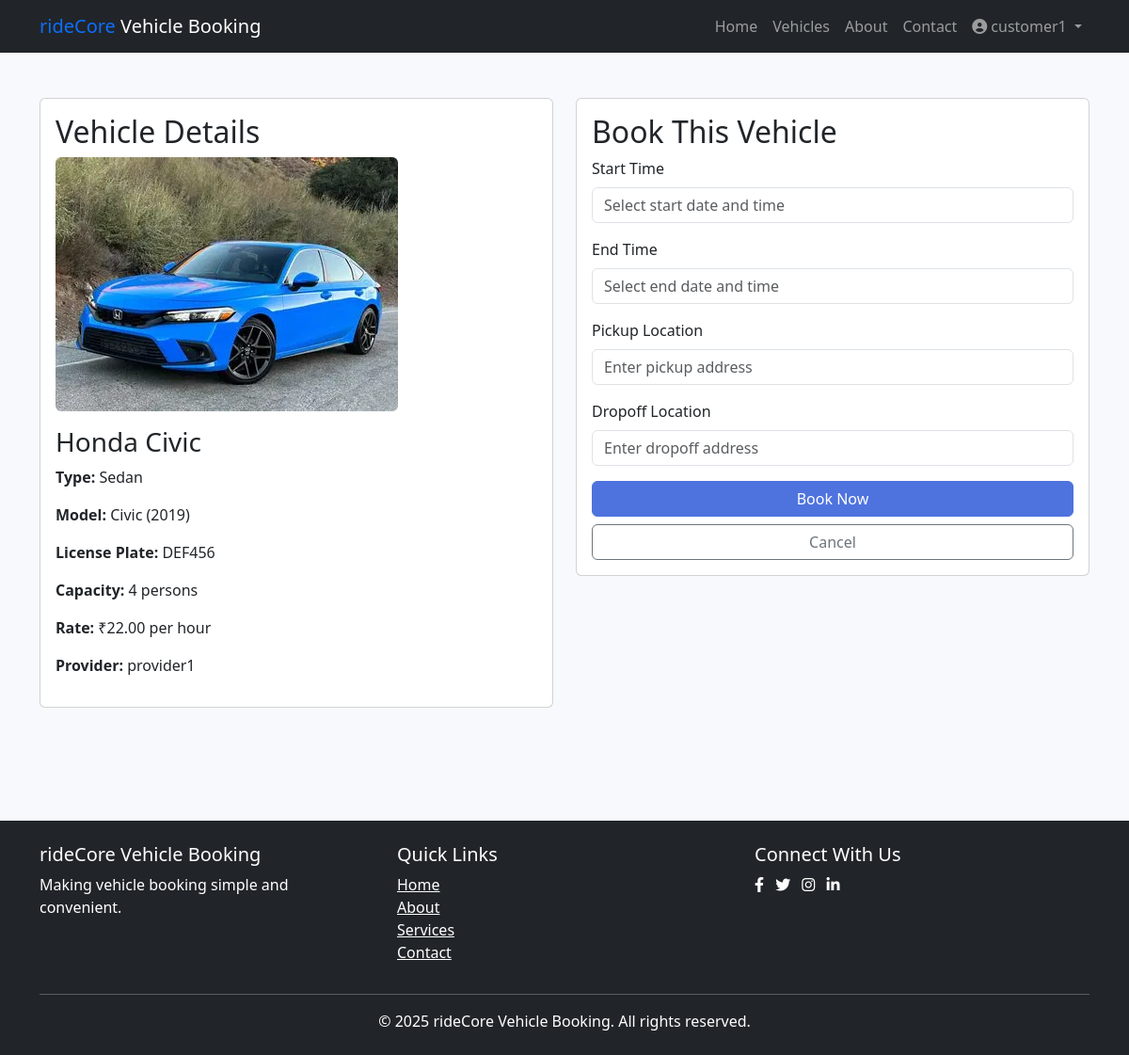
The app's page /book_vehicle.php?id=2 (signed in) with its own data.
### tables this page shows
CREATE TABLE IF NOT EXISTS vehicles (
    vehicle_id INT AUTO_INCREMENT PRIMARY KEY,
    provider_id INT NOT NULL,
    vehicle_name VARCHAR(100) NOT NULL,
    vehicle_type VARCHAR(50) NOT NULL,
    license_plate VARCHAR(20) NOT NULL,
    model VARCHAR(50) NOT NULL,
    year INT NOT NULL,
    capacity INT NOT NULL,
    rate_per_hour DECIMAL(10, 2) NOT NULL,
    availability BOOLEAN DEFAULT TRUE,
    latitude DECIMAL(10, 8),
    longitude DECIMAL(11, 8),
    image VARCHAR(255),
    created_at TIMESTAMP DEFAULT CURRENT_TIMESTAMP,
    updated_at TIMESTAMP DEFAULT CURRENT_TIMESTAMP ON UPDATE CURRENT_TIMESTAMP,
    FOREIGN KEY (provider_id) REFERENCES users(user_id) ON DELETE CASCADE
);

CREATE TABLE IF NOT EXISTS users (
    user_id INT AUTO_INCREMENT PRIMARY KEY,
    username VARCHAR(50) NOT NULL,
    email VARCHAR(100) NOT NULL UNIQUE,
    password VARCHAR(255) NOT NULL,
    user_type ENUM('customer', 'service_provider', 'admin') NOT NULL DEFAULT 'customer',
    reset_token VARCHAR(255) DEFAULT NULL,
    reset_token_expires DATETIME DEFAULT NULL,
    created_at TIMESTAMP DEFAULT CURRENT_TIMESTAMP,
    updated_at TIMESTAMP DEFAULT CURRENT_TIMESTAMP ON UPDATE CURRENT_TIMESTAMP
);

### models/Vehicle.php (called while the page is built, shortened)
<?php
class Vehicle {
    private $conn;
    private $table_name = "vehicles";
    public $vehicle_id;
    public function __construct($db) {
        $this->conn = $db;
    }
    public function getById() {
        $query = "SELECT v.*, u.username as provider_name
                  FROM " . $this->table_name . " v
                  JOIN users u ON v.provider_id = u.user_id
                  WHERE v.vehicle_id = :vehicle_id";
        $stmt = $this->conn->prepare($query);
        $stmt->bindParam(':vehicle_id', $this->vehicle_id);
        $stmt->execute();
        $row = $stmt->fetch(PDO::FETCH_ASSOC);
        if($row) {
            return $row;
        }
        return false;
    }
};

### book_vehicle.php (the view, shortened to what this page needs)
<?php
include_once 'models/Vehicle.php';
$database = new Database();
$db = $database->getConnection();
$vehicle = new Vehicle($db);
$start_time = $end_time = $pickup_location = $dropoff_location = "";
$start_time_err = $end_time_err = $pickup_location_err = $dropoff_location_err = "";
$booking_error = $success_message = "";
if(isset($_GET['id']) && !empty($_GET['id'])) {
    $vehicle->vehicle_id = $_GET['id'];
    $vehicle_data = $vehicle->getById();
} else {
    header("location: vehicles.php");
    exit;
}
?>
<!DOCTYPE html>
<html lang="en">
<head>
    <link href="https://cdn.jsdelivr.net/npm/bootstrap@5.3.0-alpha1/dist/css/bootstrap.min.css" rel="stylesheet">
    <link rel="stylesheet" href="https://cdnjs.cloudflare.com/ajax/libs/font-awesome/6.0.0-beta3/css/all.min.css">
    <link rel="stylesheet" href="assets/css/style.css">
    <link rel="stylesheet" href="https://cdn.jsdelivr.net/npm/flatpickr/dist/flatpickr.min.css">
</head>
<body>
    <nav class="navbar navbar-expand-lg navbar-dark bg-dark">
        <div class="container">
            <a class="navbar-brand" href="index.php">
                <span class="text-primary">rideCore</span> Vehicle Booking
            </a>
            <div class="collapse navbar-collapse" id="navbarNav">
                <ul class="navbar-nav ms-auto">
                    <li class="nav-item">
                        <a class="nav-link" href="index.php">Home</a>
                    </li>
                    <li class="nav-item">
                        <a class="nav-link" href="vehicles.php">Vehicles</a>
                    </li>
                    <li class="nav-item">
                        <a class="nav-link" href="about.php">About</a>
                    </li>
                    <li class="nav-item">
                        <a class="nav-link" href="contact.php">Contact</a>
                    </li>
                    <?php if(isset($_SESSION["loggedin"]) && $_SESSION["loggedin"] === true): ?>
                        <li class="nav-item dropdown">
                            <a class="nav-link dropdown-toggle" href="#" id="navbarDropdown" role="button" data-bs-toggle="dropdown">
                                <i class="fas fa-user-circle me-1"></i><?php echo htmlspecialchars($_SESSION["username"]); ?>
                            </a>
                        </li>
                    <?php endif; ?>
                </ul>
            </div>
        </div>
    </nav>
    <div class="container py-5">
        <div class="row">
            <div class="col-md-6">
                <div class="card mb-4">
                    <div class="card-body">
                        <h2 class="card-title">Vehicle Details</h2>
                        <div class="vehicle-details">
                            <?php if(!empty($vehicle->image)): ?>
                                <img src="<?php echo htmlspecialchars($vehicle->image); ?>" class="img-fluid mb-3 rounded" alt="<?php echo htmlspecialchars($vehicle->vehicle_name); ?>">
                            <?php else: ?>
                                <img src="assets/images/vehicle-placeholder.jpg" class="img-fluid mb-3 rounded" alt="Vehicle Placeholder">
                            <?php endif; ?>
                            <h3><?php echo htmlspecialchars($vehicle->vehicle_name); ?></h3>
                            <p><strong>Type:</strong> <?php echo htmlspecialchars($vehicle->vehicle_type); ?></p>
                            <p><strong>Model:</strong> <?php echo htmlspecialchars($vehicle->model); ?> (<?php echo $vehicle->year; ?>)</p>
                            <p><strong>License Plate:</strong> <?php echo htmlspecialchars($vehicle->license_plate); ?></p>
                            <p><strong>Capacity:</strong> <?php echo $vehicle->capacity; ?> persons</p>
                            <p><strong>Rate:</strong>  ₹<?php echo number_format($vehicle->rate_per_hour, 2); ?> per hour</p>
                            <p><strong>Provider:</strong> <?php echo htmlspecialchars($vehicle_data['provider_name']); ?></p>
                        </div>
                    </div>
                </div>
            </div>
            <div class="col-md-6">
                <div class="card">
                    <div class="card-body">
                        <h2 class="card-title">Book This Vehicle</h2>
                        <?php if(!empty($success_message)): ?>
                            <div class="alert alert-success"><?php echo $success_message; ?></div>
                            <p class="text-center mt-3">
                                <a href="customer/bookings.php" class="btn btn-primary">View My Bookings</a>
                                <a href="vehicles.php" class="btn btn-outline-primary ms-2">Browse More Vehicles</a>
                            </p>
                        <?php else: ?>
                            <form action="<?php echo htmlspecialchars($_SERVER["PHP_SELF"]) . "?id=" . $vehicle->vehicle_id; ?>" method="post" class="needs-validation">
                                <div class="mb-3">
                                    <label for="start_time" class="form-label">Start Time</label>
                                    <input type="text" name="start_time" id="start_time" class="form-control flatpickr-datetime <?php echo (!empty($start_time_err)) ? 'is-invalid' : ''; ?>" value="<?php echo $start_time; ?>" placeholder="Select start date and time">
                                </div>
                                <div class="mb-3">
                                    <label for="end_time" class="form-label">End Time</label>
                                    <input type="text" name="end_time" id="end_time" class="form-control flatpickr-datetime <?php echo (!empty($end_time_err)) ? 'is-invalid' : ''; ?>" value="<?php echo $end_time; ?>" placeholder="Select end date and time">
                                </div>
                                <div class="mb-3">
                                    <label for="pickup_location" class="form-label">Pickup Location</label>
                                    <input type="text" name="pickup_location" id="pickup_location" class="form-control <?php echo (!empty($pickup_location_err)) ? 'is-invalid' : ''; ?>" value="<?php echo $pickup_location; ?>" placeholder="Enter pickup address">
                                </div>
                                <div class="mb-3">
                                    <label for="dropoff_location" class="form-label">Dropoff Location</label>
                                    <input type="text" name="dropoff_location" id="dropoff_location" class="form-control <?php echo (!empty($dropoff_location_err)) ? 'is-invalid' : ''; ?>" value="<?php echo $dropoff_location; ?>" placeholder="Enter dropoff address">
                                </div>
                                <div class="d-grid gap-2">
                                    <button type="submit" class="btn btn-primary">Book Now</button>
                                    <a href="vehicles.php" class="btn btn-outline-secondary">Cancel</a>
                                </div>
                            </form>
                        <?php endif; ?>
                    </div>
                </div>
            </div>
        </div>
    </div>
    <footer class="bg-dark text-white py-4 mt-5">
        <div class="container">
            <div class="row">
                <div class="col-md-4">
                    <h5>rideCore Vehicle Booking</h5>
                    <p>Making vehicle booking simple and convenient.</p>
                </div>
                <div class="col-md-4">
                    <h5>Quick Links</h5>
                    <ul class="list-unstyled">
                        <li><a href="index.php" class="text-white">Home</a></li>
                        <li><a href="about.php" class="text-white">About</a></li>
                        <li><a href="services.php" class="text-white">Services</a></li>
                        <li><a href="contact.php" class="text-white">Contact</a></li>
                    </ul>
                </div>
                <div class="col-md-4">
                    <h5>Connect With Us</h5>
                    <div class="social-icons">
                        <a href="#" class="text-white me-2"><i class="fab fa-facebook-f"></i></a>
                        <a href="#" class="text-white me-2"><i class="fab fa-twitter"></i></a>
                        <a href="#" class="text-white me-2"><i class="fab fa-instagram"></i></a>
                        <a href="#" class="text-white"><i class="fab fa-linkedin-in"></i></a>
                    </div>
                </div>
            </div>
            <hr>
            <div class="text-center">
                <p class="mb-0">&copy; 2025 rideCore Vehicle Booking. All rights reserved.</p>
            </div>
        </div>
    </footer>
</body>
</html>

### assets/css/style.css (style rules this page uses)
:root { --primary-color: #4e73df; --secondary-color: #1cc88a; --dark-color: #1a1a2e; --light-color: #f8f9fc; --danger-color: #e74a3b; --warning-color: #f6c23e; }
body { font-family: 'Segoe UI', Tahoma, Geneva, Verdana, sans-serif; background-color: #f8f9fc; color: #333; }
.btn-primary { background-color: var(--primary-color); border-color: var(--primary-color); }

### records on screen
vehicles: image (picture), vehicle_name "Honda Civic", vehicle_type "Sedan", model "Civic", year "2019", license_plate "DEF456", capacity "4", rate_per_hour "22.00", provider.username "provider1"

### other values on screen
$_SESSION["username"] "customer1"
